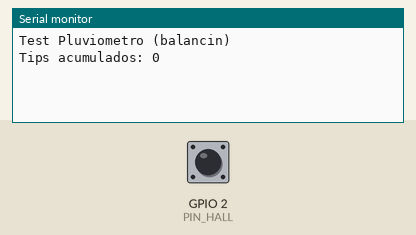
Recording of a sketch running on a simulated ESP8266 (NodeMCU). Parts: the last lines printed to the serial monitor. The inputs (shaded band) are chosen by the test bench; at power-on: GPIO 2 (PIN_HALL) HIGH.

Above: at 1.2 s.
1.3 s: GPIO 2 (PIN_HALL) pulled LOW for 0.15 s
At 2.7 s:
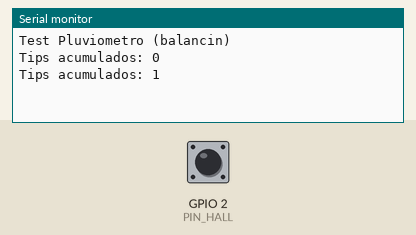
2.9 s: GPIO 2 (PIN_HALL) pulled LOW for 1 s
At 3.6 s:
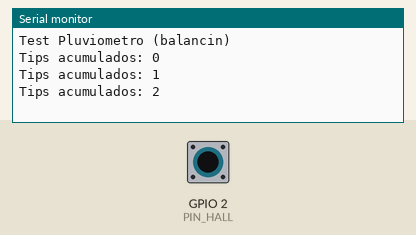
5.4 s: GPIO 2 (PIN_HALL) pulled LOW for 0.15 s
At 6.8 s:
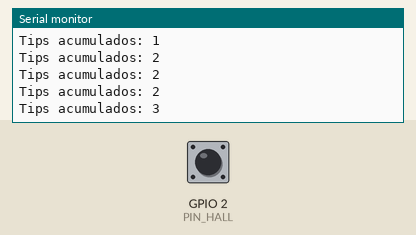
Timing chart, 0 to 8.4 s (numbered marks = the images above; inputs shaded):
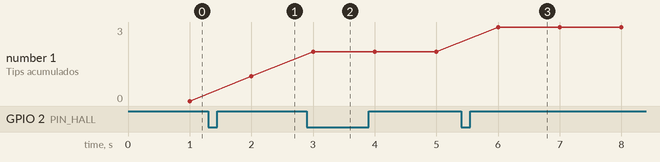

Measured:
- after the input at 1.3 s, the serial monitor: prints a new line after 0.70 s (image 1)
- after the input at 2.9 s, the serial monitor: prints a new line after 0.10 s (image 2)
- after the input at 5.4 s, the serial monitor: prints a new line after 0.60 s (image 3)
- plotted number 1: 0 → 1 after the input at 1.3 s, 1 → 2 after the input at 2.9 s, 2 → 3 after the input at 5.4 s

The sketch:

test_pluviometro.ino
```cpp
const byte PIN_HALL = 2;                 // sensor (A1104/KY-003) → GPIO2
const unsigned long DEBOUNCE_MS = 200;   // antirrebote
volatile unsigned long tipCount = 0;
volatile unsigned long lastTipMs = 0;

#if defined(ESP32) || defined(ESP8266)
void IRAM_ATTR onTip() {
#else
void onTip() {
#endif
  unsigned long now = millis();
  if (now - lastTipMs >= DEBOUNCE_MS) {
    tipCount++;
    lastTipMs = now;
  }
}

void setup() {
  Serial.begin(115200);
  Serial.println(F("Test Pluviometro (balancin)"));
  pinMode(PIN_HALL, INPUT_PULLUP);       // colector abierto → PULLUP
  attachInterrupt(digitalPinToInterrupt(PIN_HALL), onTip, FALLING);
}

void loop() {
  static unsigned long lastPrint = 0;
  if (millis() - lastPrint >= 1000) {
    lastPrint = millis();
    noInterrupts();
    unsigned long c = tipCount;
    interrupts();
    Serial.print(F("Tips acumulados: "));
    Serial.println(c);
  }
}
```
